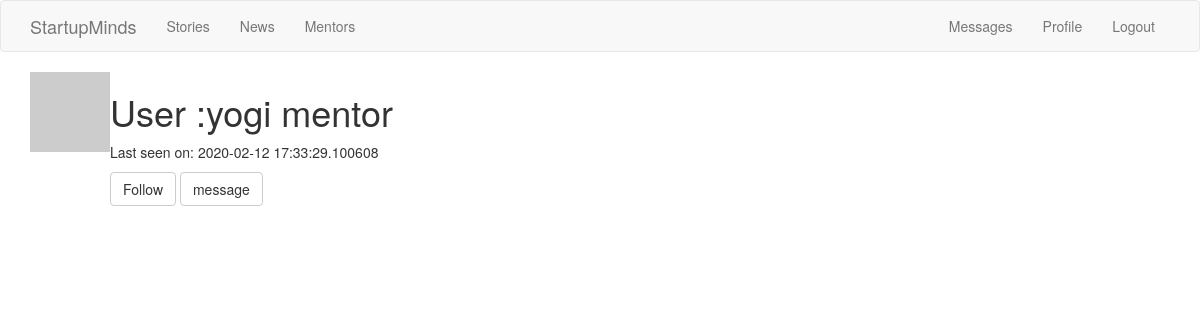
/user/yogi/ (signed in), run on an earlier commit of the app's database.
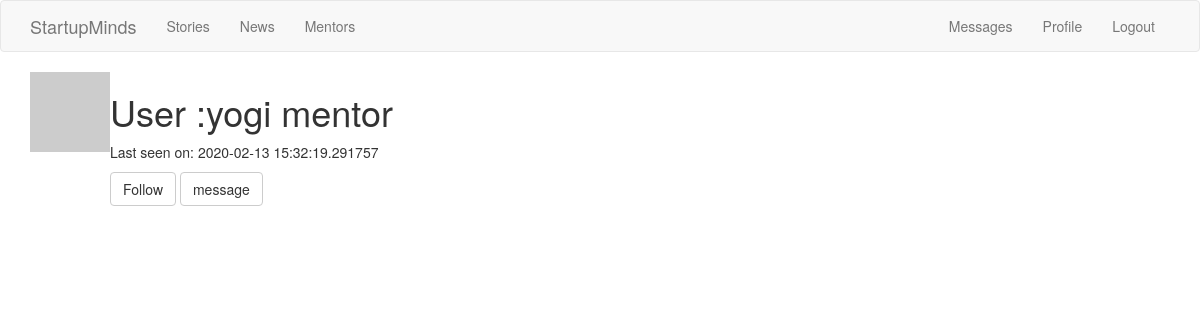
And on a later commit of the database.
### app/models.py (models this page shows, shortened)
class User( UserMixin, db.Model):
	__tablename__ = 'user'
	user_id = db.Column(db.Integer , primary_key=True)
	username = db.Column(db.String(64) ,index=True , unique=True)
	email = db.Column(db.String(64) , index=True , unique=True)
	password_hash = db.Column(db.String(200))
	about_me = db.Column(db.String(200))
	last_seen = db.Column(db.DateTime , default=datetime.utcnow)
	user_category = db.Column(db.String(50) ,default=None)
	sector = db.Column(db.String(50) , default=None)
	posts = db.relationship('Post' , backref='author' , lazy='dynamic')
	stories = db.relationship('Stories' , backref='author' , lazy='dynamic')
	messages_sent = db.relationship('Message' , backref='author', foreign_keys='Message.sender_id' ,lazy='dynamic')
	messages_recieved = db.relationship('Message' , backref='recipient' ,foreign_keys='Message.recipient_id' , lazy='dynamic')
	last_message_read_time = db.Column(db.DateTime)
	followed = db.relationship(
	'User', secondary=followers,
	primaryjoin=(followers.c.follower_id == user_id),
	secondaryjoin=(followers.c.followed_id == user_id),
	backref=db.backref('followers', lazy='dynamic'), lazy='dynamic')
	def get_id(self):
		return (self.user_id)
	def avatar(self, size):
		digest = md5(self.email.lower().encode('utf-8')).hexdigest()
		return 'https://www.gravatar.com/avatar/{}?d=identicon&s={}'.format(digest, size)
	def is_following(self, user):
		return self.followed.filter(followers.c.followed_id == user.user_id ).count() > 0

### app/views.py (the view)
@app.route('/user/<username>/')
@login_required
def user(username):
	user = User.query.filter_by(username=username).first_or_404()
	return render_template("user.html", user=user )

### app/models.py (called while the page is built)
@login.user_loader
def user_loader(user_id):
	return User.query.get(int(user_id))

### app/views.py (called while the page is built)
@app.before_request
def before_request():
	if current_user.is_authenticated:
		current_user.last_seen = datetime.utcnow()
		db.session.commit()

### app/templates/user.html (shortened to what this page needs)
{% extends "theme.html" %}
{% block app_content%}
	<table>
		<tr valign="top">
			<td><img src="{{user.avatar(128)}}"></td>
			<td>
				<h1>User :{{user.username}} {{user.user_category}}</h1>
				{%if user.last_seen %}<p>Last seen on: {{user.last_seen}}</p> {% endif %}
				<p>
					{% if user == current_user %}
						<a role="button" class="btn btn-default" href="{{url_for('editprofile')}}">Edit Profile</a>
					{% elif not current_user.is_following(user) %}
						<a href="{{url_for('follow',username=user.username)}}" class="btn btn-default" role="button">Follow</a>
					{% else %}
						<a href="{{url_for('unfollow' , username=user.username)}}" role="button" class="btn btn-default">Unfollow</a>
					{% endif %}
					{% if user != current_user %}
		                <a href="{{ url_for('send_message', recipient=user.username) }}"
		                    role="button" class="btn btn-default">message</a>
	                {% endif %}
           		 </p>
			</td>
		</tr>
	</table>
{% endblock%}

### app/templates/theme.html (shortened to what this page needs)
{% extends 'bootstrap/base.html' %}
{% block navbar %}
	<nav class="navbar navbar-default">
        <div class="container">
            <div class="navbar-header">
                <a class="navbar-brand" href="{{ url_for('home') }}">StartupMinds</a>
            </div>
            <div class="collapse navbar-collapse" id="bs-example-navbar-collapse-1">
                <ul class="nav navbar-nav">
                    <li><a href="{{ url_for('stories') }}">Stories</a></li>
                    <li><a href="{{url_for('news')}}">News</a></li>
                    {% if current_user.user_category == "entreprenuer" %}
                    <li><a href="{{url_for('mentors')}}">Mentors</a></li>
                    {% endif %}
                </ul>
                <ul class="nav navbar-nav navbar-right">
                    {% if current_user.is_anonymous %}
                    <li><a href="{{ url_for('login') }}">Login</a></li>
                    {% else %}
                    <li><a href="{{url_for('messages')}}">Messages</a></li>
                    <li><a href="{{ url_for('user', username=current_user.username) }}">Profile</a></li>
                    <li><a href="{{ url_for('logout') }}">Logout</a></li>
                    {% endif %}
                </ul>
            </div>
        </div>
    </nav>
{% endblock %}
{% block content %}
	<div class="container">
		{% block app_content %}
        {% endblock %}
	</div>
{% endblock %}

What changed in the data, as far as the page shows it:
changed User "yogi": last_seen "2020-02-12 17:33:29.100608" → "2020-02-13 15:32:19.291757"
